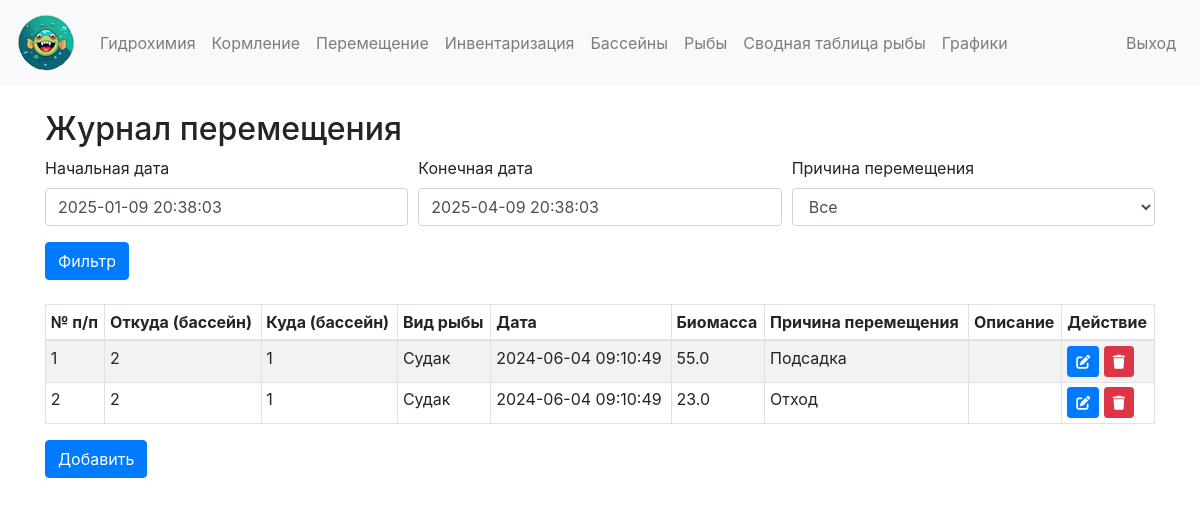
/movement (signed in), run on the app's committed database.
### models.py (models this page shows)
class FishMovement(db.Model):
    id = db.Column(db.Integer, primary_key=True)
    pool_id_from = db.Column(db.Integer, db.ForeignKey('pool.id'), nullable=True)
    pool_id_to = db.Column(db.Integer, db.ForeignKey('pool.id'), nullable=True)
    fish_type_id = db.Column(db.Integer, db.ForeignKey('fish_type.id'), nullable=False)
    movement_date = db.Column(db.Integer, nullable=False)
    fish_biomass = db.Column(db.Float, nullable=False)
    movement_reason = db.Column(db.Enum(MovementReason), nullable=False)
    movement_desc = db.Column(db.Text, nullable=True)
    pool_from = db.relationship('Pool', foreign_keys=[pool_id_from], backref=db.backref('movements_from', lazy=True))
    pool_to = db.relationship('Pool', foreign_keys=[pool_id_to], backref=db.backref('movements_to', lazy=True))
    fish_type = db.relationship('FishType', backref=db.backref('movements', lazy=True))

class Pool(db.Model):
    id = db.Column(db.Integer, primary_key=True)
    name = db.Column(db.String(100), nullable=False)
    square = db.Column(db.Float, nullable=True)
    deep = db.Column(db.Float, nullable=True)

class FishType(db.Model):
    id = db.Column(db.Integer, primary_key=True)
    name = db.Column(db.String(100), nullable=False)

### main.py (the view, shortened to what this page needs)
@app.route('/movement', methods=['GET', 'POST'])
@login_required
def movement():
    filter_form = FishMovementFilterForm()
    query = FishMovement.query
    movements = query.all()
    return render_template('movement.html', movements=movements, filter_form=filter_form)

### forms.py
class FishMovementFilterForm(FlaskForm):
    start_date = DateTimeField('Начальная дата', default=datetime.utcnow() - timedelta(days=90), format='%Y-%m-%d %H:%M:%S', validators=[DataRequired()])
    end_date = DateTimeField('Конечная дата', default=datetime.utcnow(), format='%Y-%m-%d %H:%M:%S', validators=[DataRequired()])
    movement_reason = SelectField('Причина перемещения', choices=[('', 'Все')] + [(reason.name, reason.value) for reason in MovementReason], validators=[Optional()])
    submit = SubmitField('Фильтр')

### main.py (called while the page is built)
@login_manager.user_loader
def load_user(user_id):
    return User.query.get(int(user_id))

@app.template_filter('datetimeformat')
def datetimeformat(value, format='%Y-%m-%d %H:%M:%S'):
    return datetime.fromtimestamp(value).strftime(format)

@app.after_request
def add_header(response):
    response.headers['Cache-Control'] = 'no-store, no-cache, must-revalidate, post-check=0, pre-check=0, max-age=0'
    response.headers['Pragma'] = 'no-cache'
    response.headers['Expires'] = 'Thu, 01 Jan 1970 00:00:00 GMT'
    return response

### templates/movement.html (shortened to what this page needs)
{% extends "base.html" %}
{% block content %}
<h2>Журнал перемещения</h2>
<form method="POST" action="{{ url_for('movement') }}">
    <div class="form-row">
        <div class="col">
            {{ filter_form.start_date.label(class="form-control-label") }}
            {{ filter_form.start_date(class="form-control") }}
        </div>
        <div class="col">
            {{ filter_form.end_date.label(class="form-control-label") }}
            {{ filter_form.end_date(class="form-control") }}
        </div>
        <div class="col">
            {{ filter_form.movement_reason.label(class="form-control-label") }}
            {{ filter_form.movement_reason(class="form-control") }}
        </div>
    </div>
    <div class="form-row mt-3">
        <div class="col">
            {{ filter_form.submit(class="btn btn-primary") }}
        </div>
    </div>
</form>
<table class="table table-compact table-striped table-bordered mt-4">
    <thead>
        <tr>
            <th>№ п/п</th>
            <th>Откуда (бассейн)</th>
            <th>Куда (бассейн)</th>
            <th>Вид рыбы</th>
            <th>Дата</th>
            <th>Биомасса</th>
            <th>Причина перемещения</th>
            <th>Описание</th>
            <th>Действие</th>
        </tr>
    </thead>
    <tbody>
        {% for movement in movements %}
        <tr>
            <td>{{ movement.id }}</td>
            <td>{{ movement.pool_from.name if movement.pool_from else 'N/A' }}</td>
            <td>{{ movement.pool_to.name if movement.pool_to else 'N/A' }}</td>
            <td>{{ movement.fish_type.name }}</td>
            <td>{{ movement.movement_date | datetimeformat }}</td>
            <td>{{ movement.fish_biomass }}</td>
            <td>{{ movement.movement_reason.value }}</td>
            <td>{{ movement.movement_desc }}</td>
            <td>
                <a href="{{ url_for('edit_fish_movement', movement_id=movement.id) }}" class="btn btn-sm btn-primary"><i class="fas fa-edit"></i></a>
                <form action="{{ url_for('delete_fish_movement', movement_id=movement.id) }}" method="post" style="display:inline;">
                    <button type="submit" class="btn btn-sm btn-danger"><i class="fas fa-trash"></i></button>
                </form>
            </td>
        </tr>
        {% endfor %}
    </tbody>
</table>
<a href="{{ url_for('new_fish_movement') }}" class="btn btn-primary">Добавить</a>
{% endblock %}

### templates/base.html (style rules this page uses)
.table-compact th, .table-compact td { padding: 0.3rem; }

### data on the page
FishMovement: id "1", pool_from "2", pool_to "1", fish_type.name "Судак", movement_date "2024-06-04 09:10:49", fish_biomass "55.0", movement_reason.value "Подсадка"
FishMovement: id "2", pool_from "2", pool_to "1", fish_type.name "Судак", movement_date "2024-06-04 09:10:49", fish_biomass "23.0", movement_reason.value "Отход"

### other printed values
{{ filter_form.start_date.label(class="form-control-label") }} "Начальная дата"
{{ filter_form.end_date.label(class="form-control-label") }} "Конечная дата"
{{ filter_form.movement_reason.label(class="form-control-label") }} "Причина перемещения"
